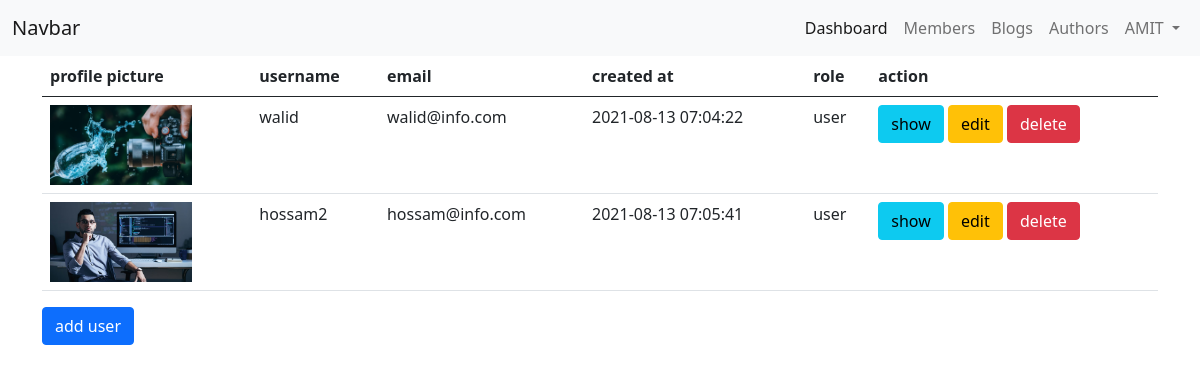
/members.php (signed in), run on the app's committed database.
### tables this page shows
CREATE TABLE `users` (
  `user_id` int(11) NOT NULL,
  `username` varchar(121) NOT NULL,
  `password` varchar(121) NOT NULL,
  `fullname` varchar(121) NOT NULL,
  `email` varchar(121) NOT NULL,
  `created_at` timestamp NOT NULL DEFAULT current_timestamp() ON UPDATE current_timestamp(),
  `role` int(4) NOT NULL,
  `image` varchar(121) NOT NULL
);

### members.php (the view, shortened to what this page needs)
<?php require "config.php"?>
<?php
$action= isset($_GET['do'])?$_GET['do']:'index';
?>
<?php include "includes/header.php"?>
<?php include "includes/navbar.php"?>
<?php if($action == 'index'):?>
<?php
   if(isset($_GET['admin']) && $_GET['admin'] == 'admins'){
       $user = ' !=3 ';
   }else{
         $user=' =3';
   }
   $stmt= $connection->prepare('SELECT * FROM users WHERE role '.$user);
   $stmt->execute();
   $users= $stmt->fetchAll();
   ?>
<div class="container">
    <table class="table">
        <thead>
            <tr>
                <th>profile picture</th>
                <th>username</th>
                <th>email</th>
                <th>created at</th>
                <th>role</th>
                <th>action</th>
            </tr>
        </thead>
        <tbody>
            <?php foreach($users as $user):?>
            <tr>
                <td>
                    <img src="public/image/<?= $user['image']?>" style="height: 10vh;">
                </td>
                <td><?= $user['username']?></td>
                <td><?= $user['email']?></td>
                <td><?= $user['created_at']?></td>
                <?php if($user['role'] == '1'):?>
                    <td>Admin</td>
                <?php elseif($user['role'] == '2'):?>
                    <td>moderator</td>
                <?php else:?>
                    <td>user</td>
                <?php endif?>
                <td>
                    <a class="btn btn-info" href="members.php?do=show&selection=<?= $user['user_id']?>">show</a>
                    <?php
                       $isAdmin = 1 ;
                       if($_SESSION['ROLE'] == $isAdmin):
                       ?>
                    <a class="btn btn-warning" href="members.php?do=edit&selection=<?= $user['user_id']?>">edit</a>
                    <a class="btn btn-danger" href="members.php?do=delete&selection=<?= $user['user_id']?>">delete</a>
                    <?php endif?>
                </td>
            </tr>
            <?php endforeach?>
        </tbody>
    </table>
    <a class="btn btn-primary" href="members.php?do=create">add user</a>
</div>
<?php else:?>
<h1>404 Page not found</h1>
<?php endif?>
<?php include "includes/footer.php"?>

### data on the page
users: image (picture), username "walid", email "walid@info.com", created_at "2021-08-13 07:04:22"
users: image (picture), username "hossam2", email "hossam@info.com", created_at "2021-08-13 07:05:41"

### other printed values
$_SESSION['FULLNAME'] "AMIT"
